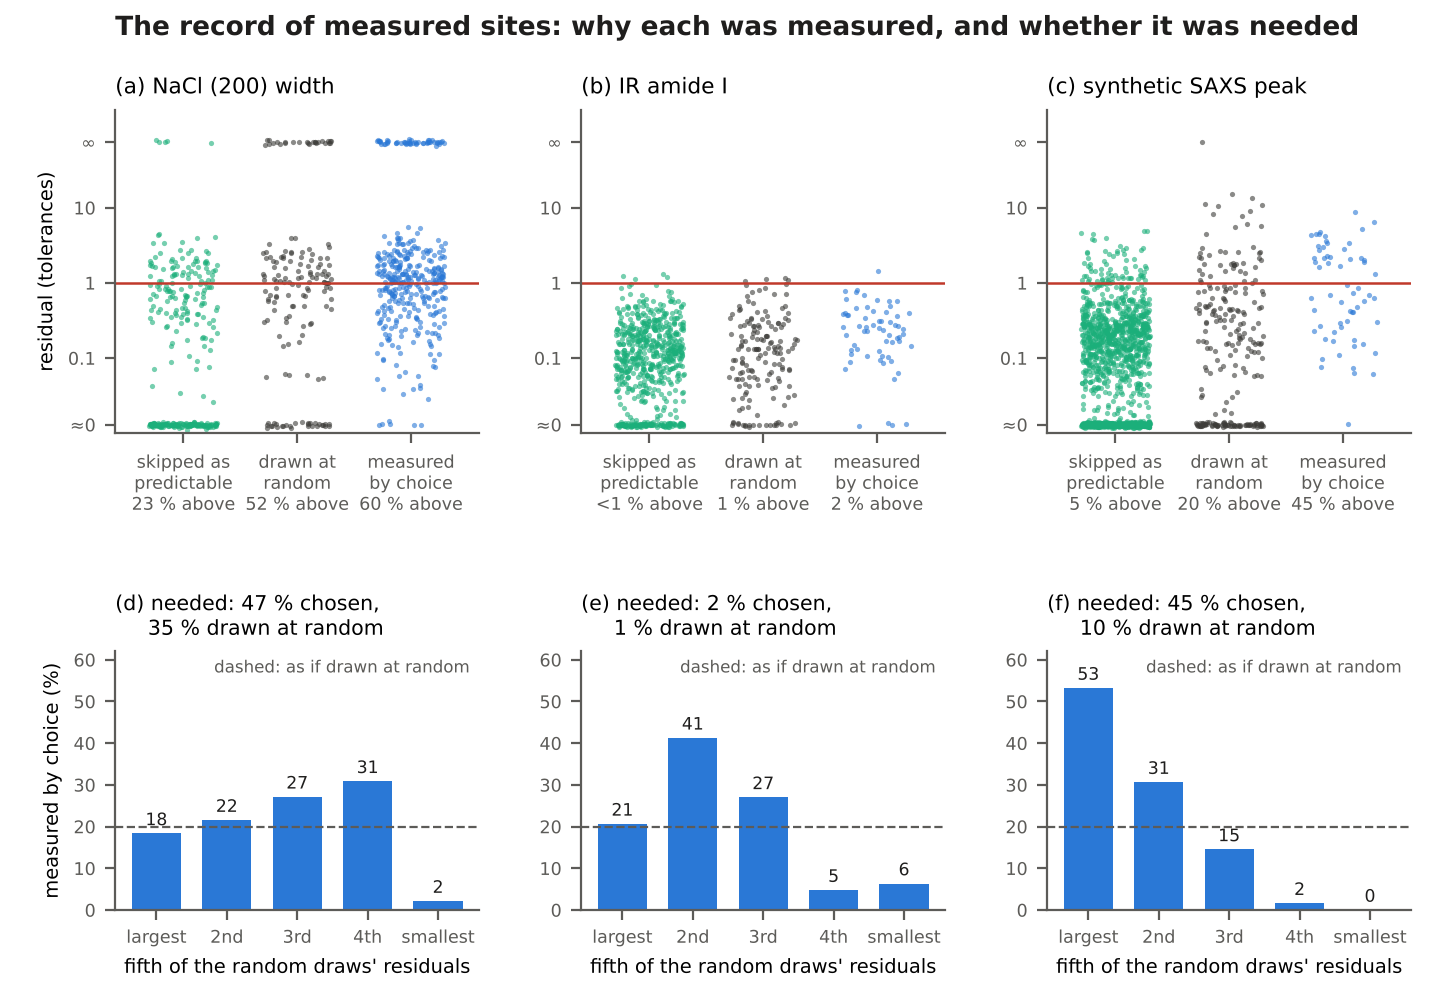

Here is the Python script that generated this plot:
"""
SI figure: the record of measured sites. One replayed campaign of average cost per dataset (for NaCl, the
campaign of Fig. 1). Top: every site of the certified levels, residual of the frozen prediction (units of the
tolerance) against the margin of its interpolation score above the level's certified cut; sites left of the
cut were covered by the interpolation claim. Bottom: conformal p-values of the residuals of sites measured by
choice among the calibration residuals of their level; a score without information gives a flat histogram.

    python -m experiments.measurement_record && python manuscript/figures/figS8_measured.py
"""
from __future__ import annotations

import json
import sys
from pathlib import Path

import matplotlib.pyplot as plt
import numpy as np
from matplotlib.lines import Line2D

FIG = Path(__file__).resolve().parent
ROOT = FIG.parents[1]
sys.path.insert(0, str(ROOT))
from experiments.measurement_record import ROWS  # noqa: E402

INK, INK2, GRID, RED = "#1f1e1d", "#5c5b58", "#c9c8c4", "#c0392b"
COL = {"calibration": "#3d3c39", "chosen": "#2a78d6", "pred": "#1baf7a", "noint": "#eda100"}
LO, HI = 1e-2, 1e2


def main():
    plt.rcParams.update({"font.family": "DejaVu Sans", "font.size": 8, "axes.edgecolor": INK2,
                         "xtick.color": INK2, "ytick.color": INK2})
    S = json.loads((ROOT / "results/measurement_record/SUMMARY.json").read_text())
    fig, axs = plt.subplots(2, 3, figsize=(7.2, 5.0), facecolor="white",
                            gridspec_kw=dict(left=0.08, right=0.98, top=0.89, bottom=0.09, wspace=0.28, hspace=0.75,
                                             height_ratios=[1.25, 1]))
    rng = np.random.default_rng(0)
    for k, (row, name) in enumerate(ROWS.items()):
        d = np.load(ROOT / "results/measurement_record" / f"{row}.npz")
        c = d["level"] >= 3
        R = d["reason"]
        grp = {"pred": c & ~d["is_cal"] & np.isin(R, ["interpolable", "not_interesting+interpolable"]),
               "noint": c & (R == "not_interesting"),
               "calibration": c & d["is_cal"],
               "chosen": c & (R == "no_certificate")}
        r = d["residual"].copy()
        r = np.where(np.isinf(r), HI * 0.75, np.clip(r, LO * 1.3, HI * 0.75))
        r = r * np.exp(rng.normal(0, 0.04, len(r)))
        P = S[row]["pooled"]
        order = [("pred", "skipped as\npredictable", P["skipped_pred"]["fail"]),
                 ("calibration", "drawn at\nrandom", P["calibration"]["fail"]),
                 ("chosen", "measured\nby choice", P["chosen"]["fail"])]
        ax = axs[0, k]
        for j, (g, lab, share) in enumerate(order):
            m = grp[g]
            ax.scatter(j + rng.uniform(-0.3, 0.3, m.sum()), r[m], s=3.5, c=COL[g], linewidths=0, alpha=0.6)

        ax.axhline(1.0, color=RED, lw=0.9, zorder=1)
        ax.set_yscale("log"); ax.set_ylim(LO, HI * 2)
        ax.set_yticks([LO * 1.3, 0.1, 1, 10, HI * 0.75])
        ax.set_yticklabels(["≈0", "0.1", "1", "10", "∞"])
        ax.minorticks_off()
        ax.set_xticks(range(3)); ax.set_xticklabels([f"{o[1]}\n{100 * o[2]:.0f} % above" if o[2] >= 0.01 else f"{o[1]}\n<1 % above"
                            for o in order], fontsize=6.5)
        ax.set_xlim(-0.6, 2.6)
        if k == 0:
            ax.set_ylabel("residual (tolerances)", fontsize=7)
        ax.tick_params(labelsize=6.3)
        ax.set_title(f"({'abc'[k]}) {name}", loc="left", fontsize=7.8)
        for s_ in ("top", "right"):
            ax.spines[s_].set_visible(False)

        # bottom: p-values of chosen sites among calibration residuals of their level
        ax = axs[1, k]
        p = d["p_resid"][grp["chosen"]]
        # p < 0.2: residual among the largest fifth of the random draws' residuals of its level
        share = np.histogram(p, bins=np.linspace(0, 1, 6))[0] / len(p)
        ax.bar(range(5), 100 * share, 0.7, color=COL["chosen"])
        ax.axhline(20, color=INK2, lw=0.8, ls="--")
        ax.text(4.45, 60, "dashed: as if drawn at random", fontsize=6.0, color=INK2, ha="right", va="top")
        for j, v in enumerate(share):
            ax.text(j, 100 * v + 1, f"{100 * v:.0f}", ha="center", va="bottom", fontsize=6.2, color=INK)
        ax.set_xticks(range(5))
        ax.set_xticklabels(["largest", "2nd", "3rd", "4th", "smallest"], fontsize=6.4)
        ax.set_xlabel("fifth of the random draws' residuals", fontsize=7)
        if k == 0:
            ax.set_ylabel("measured by choice (%)", fontsize=7)
        ax.set_ylim(0, 62)
        P = S[row]["pooled"]
        ax.set_title(f"({'def'[k]}) needed: {100 * P['chosen']['needed']:.0f} % chosen,\n"
                     f"     {100 * P['calibration']['needed']:.0f} % drawn at random", loc="left", fontsize=7.4)
        ax.tick_params(labelsize=6.3)
        for s_ in ("top", "right"):
            ax.spines[s_].set_visible(False)

    fig.text(0.08, 0.965, "The record of measured sites: why each was measured, and whether it was needed",
             fontsize=9.5, fontweight="bold", color=INK)
    fig.savefig(FIG / "figS8_measured.png", dpi=200)
    fig.savefig(FIG / "figS8_measured.pdf")
    print("wrote", FIG / "figS8_measured.png")


if __name__ == "__main__":
    main()
